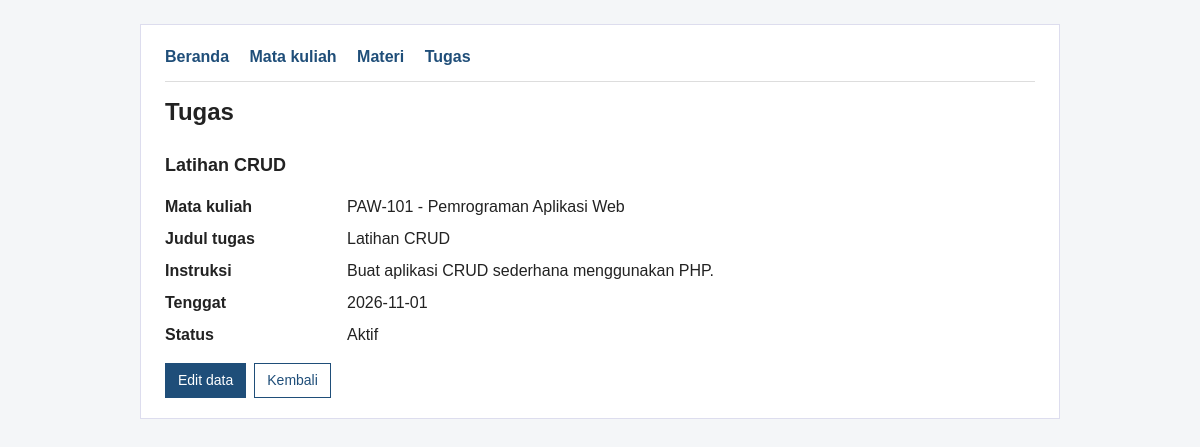
The page /detail_tugas.php?id=1 on the database its author committed.
### tables this page shows
CREATE TABLE tugas (
    id INT UNSIGNED AUTO_INCREMENT PRIMARY KEY,
    mata_kuliah_id INT UNSIGNED NOT NULL,
    judul VARCHAR(150) NOT NULL,
    instruksi TEXT NOT NULL,
    tenggat DATE NOT NULL,
    status VARCHAR(20) NOT NULL,
    FOREIGN KEY (mata_kuliah_id)
        REFERENCES mata_kuliah(id)
        ON DELETE RESTRICT
);

CREATE TABLE mata_kuliah (
    id INT UNSIGNED AUTO_INCREMENT PRIMARY KEY,
    kode VARCHAR(20) NOT NULL UNIQUE,
    nama VARCHAR(100) NOT NULL,
    dosen VARCHAR(100) NOT NULL,
    semester TINYINT UNSIGNED NOT NULL
);

### detail_tugas.php (the view, shortened to what this page needs)
<?php
require 'koneksi.php';
function e($s) { return htmlspecialchars((string) $s, ENT_QUOTES, 'UTF-8'); }
$id = filter_var($_GET['id'] ?? '', FILTER_VALIDATE_INT, ['options' => ['min_range' => 1]]);
$stmt = $conn->prepare(
    'SELECT t.id, t.judul, t.instruksi, t.tenggat, t.status, k.kode, k.nama AS nama_mk
     FROM tugas t
     JOIN mata_kuliah k ON k.id = t.mata_kuliah_id
     WHERE t.id = ?'
);
$stmt->bind_param('i', $id);
$stmt->execute();
$r = $stmt->get_result()->fetch_assoc();
?>
<!DOCTYPE html>
<html lang="id">
<head>
    <link rel="stylesheet" href="style.css">
</head>
<body>
<div class="container">
    <nav>
        <a href="index.php">Beranda</a>
        <a href="daftar_mata_kuliah.php">Mata kuliah</a>
        <a href="daftar_materi.php">Materi</a>
        <a href="daftar_tugas.php">Tugas</a>
    </nav>
    <hr>
    <h1>Tugas</h1>
    <h2><?= e($r['judul']) ?></h2>
    <dl class="detail">
        <dt>Mata kuliah</dt><dd><?= e($r['kode']) ?> - <?= e($r['nama_mk']) ?></dd>
        <dt>Judul tugas</dt><dd><?= e($r['judul']) ?></dd>
        <dt>Instruksi</dt><dd><?= nl2br(e($r['instruksi'])) ?></dd>
        <dt>Tenggat</dt><dd><?= e($r['tenggat']) ?></dd>
        <dt>Status</dt><dd><?= e($r['status']) ?></dd>
    </dl>
    <div class="aksi">
        <a class="btn btn-primary" href="edit_tugas.php?id=<?= (int) $r['id'] ?>">Edit data</a>
        <a class="btn" href="daftar_tugas.php">Kembali</a>
    </div>
</div>
</body>
</html>

### style.css (style rules this page uses)
* { box-sizing: border-box; }
body { font-family: Arial, Helvetica, sans-serif; color: #222; background: #f4f6f8; margin: 0; line-height: 1.5; }
.container { max-width: 920px; margin: 24px auto; padding: 20px 24px; background: #fff; border: 1px solid #dde; }
nav a { margin-right: 16px; color: #1f4e79; font-weight: bold; text-decoration: none; }
h1 { margin: 8px 0 4px; font-size: 24px; }
h2 { font-size: 18px; margin-top: 22px; }
hr { border: 0; border-top: 1px solid #ddd; margin: 12px 0; }
.btn { display: inline-block; padding: 6px 12px; border: 1px solid #1f4e79; background: #fff; color: #1f4e79; text-decoration: none; font-size: 14px; font-family: inherit; cursor: pointer; }
.btn-primary { background: #1f4e79; color: #fff; }
.aksi { display: flex; gap: 8px; align-items: center; }
dl.detail { display: grid; grid-template-columns: 170px 1fr; gap: 8px 12px; }
dl.detail dt { font-weight: bold; }
dl.detail dd { margin: 0; }

### rows shown on the page
tugas: judul "Latihan CRUD", mata_kuliah.kode "PAW-101", mata_kuliah.nama "Pemrograman Aplikasi Web", instruksi "Buat aplikasi CRUD sederhana menggunakan PHP.", tenggat "2026-11-01", status "Aktif"
